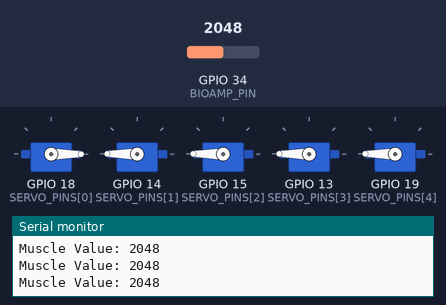
Recording of a sketch running on a simulated ESP32. Parts: 5 × servo, the last lines printed to the serial monitor. Inputs (shaded band) come from the test bench; at power-on: GPIO 34 (BIOAMP_PIN) = 2048.

Above: at 1.2 s.
1.3 s: GPIO 34 (BIOAMP_PIN) set to 275
2.8 s: GPIO 34 (BIOAMP_PIN) set to 243
At 4.0 s:
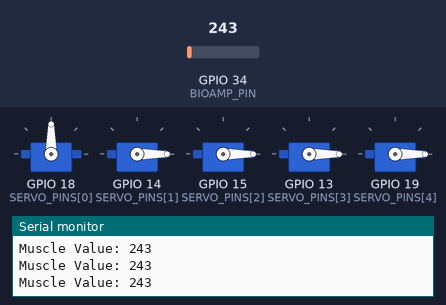
4.3 s: GPIO 34 (BIOAMP_PIN) set to 491
At 5.5 s:
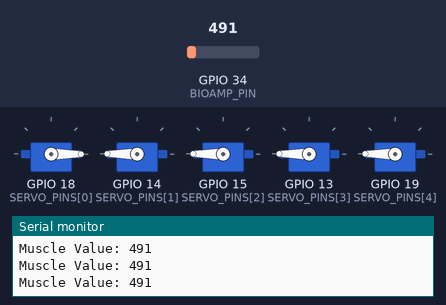
5.9 s: GPIO 34 (BIOAMP_PIN) set to 220
At 6.8 s:
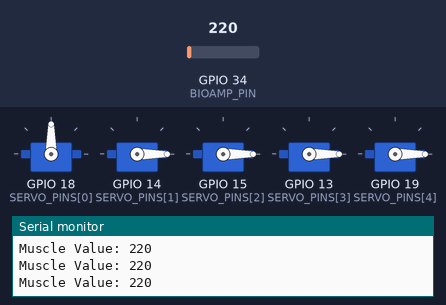
Timing chart, 0 to 8.5 s (numbered marks = the images above; inputs shaded):
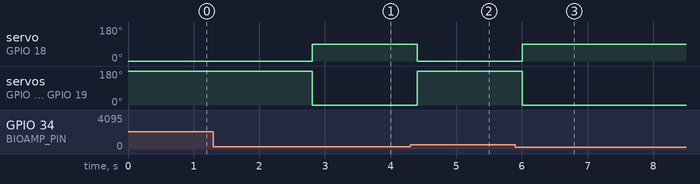

Measured:
- the behaviour switches between 261 and 260 on GPIO 34 (BIOAMP_PIN) (found by bisection; images 0 and 1)
- after the input at 2.8 s, servo on GPIO 18 (SERVO_PINS[0]): 0° → 90° at once; servo on GPIO 14 (SERVO_PINS[1]), servo on GPIO 15 (SERVO_PINS[2]), servo on GPIO 13 (SERVO_PINS[3]), servo on GPIO 19 (SERVO_PINS[4]): 180° → 0° at once
- after the input at 4.3 s, servo on GPIO 18 (SERVO_PINS[0]): 90° → 0° after 0.11 s; servo on GPIO 14 (SERVO_PINS[1]), servo on GPIO 15 (SERVO_PINS[2]), servo on GPIO 13 (SERVO_PINS[3]), servo on GPIO 19 (SERVO_PINS[4]): 0° → 180° after 0.11 s
- after the input at 5.9 s, servo on GPIO 18 (SERVO_PINS[0]): 0° → 90° after 0.11 s; servo on GPIO 14 (SERVO_PINS[1]), servo on GPIO 15 (SERVO_PINS[2]), servo on GPIO 13 (SERVO_PINS[3]), servo on GPIO 19 (SERVO_PINS[4]): 180° → 0° after 0.11 s

The sketch:

prosthetic_arm.ino
```cpp
#include "config.h"
#include "servo_control.h"

ServoController hand;

static int readMuscleValue() {
  long total = 0;

  for (uint8_t i = 0; i < EMG_SAMPLES; ++i) {
    total += analogRead(BIOAMP_PIN);
  }

  return static_cast<int>(total / EMG_SAMPLES);
}

void setup() {
  Serial.begin(115200);
  pinMode(BIOAMP_PIN, INPUT);

  hand.begin();

  if (ENABLE_SERIAL_DEBUG) {
    Serial.println("BioAmp Control Started");
    Serial.println("Relax = open hand, flex = close fist");
  }
}

void loop() {
  const int muscleValue = readMuscleValue();

  if (ENABLE_SERIAL_DEBUG) {
    Serial.print("Muscle Value: ");
    Serial.println(muscleValue);
  }

  hand.setFromMuscleValue(muscleValue);
  delay(LOOP_DELAY_MS);
}
```

servo_control.h
```cpp
#pragma once

#include <ESP32Servo.h>
#include "config.h"

// ServoController keeps all servo behavior in one place so the sketch stays clean.
class ServoController {
public:
  void begin() {
    for (uint8_t i = 0; i < SERVO_COUNT; ++i) {
      servos_[i].setPeriodHertz(SERVO_SIGNAL_HZ);
      servos_[i].attach(SERVO_PINS[i], SERVO_MIN_PULSE_US, SERVO_MAX_PULSE_US);
    }

    openHand();
  }

  void openHand() {
    writeAngles(SERVO_OPEN_ANGLES);
    isClosed_ = false;
  }

  void closeHand() {
    writeAngles(SERVO_CLOSED_ANGLES);
    isClosed_ = true;
  }

  void setFromMuscleValue(int muscleValue) {
    if (muscleValue > EMG_THRESHOLD) {
      closeHand();
    } else {
      openHand();
    }
  }

  bool isClosed() const {
    return isClosed_;
  }

private:
  Servo servos_[SERVO_COUNT];
  bool isClosed_ = false;

  void writeAngles(const int (&angles)[SERVO_COUNT]) {
    for (uint8_t i = 0; i < SERVO_COUNT; ++i) {
      servos_[i].write(angles[i]);
    }
  }
};
```

config.h
```cpp
#pragma once

#include <Arduino.h>

// ----------------------------
// Core control configuration
// ----------------------------

constexpr uint8_t BIOAMP_PIN = 34;
constexpr int EMG_THRESHOLD = 260;

// Simple averaging keeps the firmware modular and easy to tune.
// Set this to 1 to keep the raw analogRead behavior from the original sketch.
constexpr uint8_t EMG_SAMPLES = 1;
static_assert(EMG_SAMPLES > 0, "EMG_SAMPLES must be greater than zero");

// Servo configuration
constexpr uint8_t SERVO_COUNT = 5;
constexpr uint8_t SERVO_PINS[SERVO_COUNT] = {18, 14, 15, 13, 19};
constexpr int SERVO_MIN_PULSE_US = 500;
constexpr int SERVO_MAX_PULSE_US = 2500;
constexpr int SERVO_SIGNAL_HZ = 50;

// Preserved motion profile from the provided sketch.
// Relaxed hand = open.
constexpr int SERVO_OPEN_ANGLES[SERVO_COUNT] = {90, 0, 0, 0, 0};

// Flexed hand = closed fist.
constexpr int SERVO_CLOSED_ANGLES[SERVO_COUNT] = {0, 180, 180, 180, 180};

// Feedback and timing
constexpr bool ENABLE_SERIAL_DEBUG = true;
constexpr uint32_t LOOP_DELAY_MS = 200;
```
